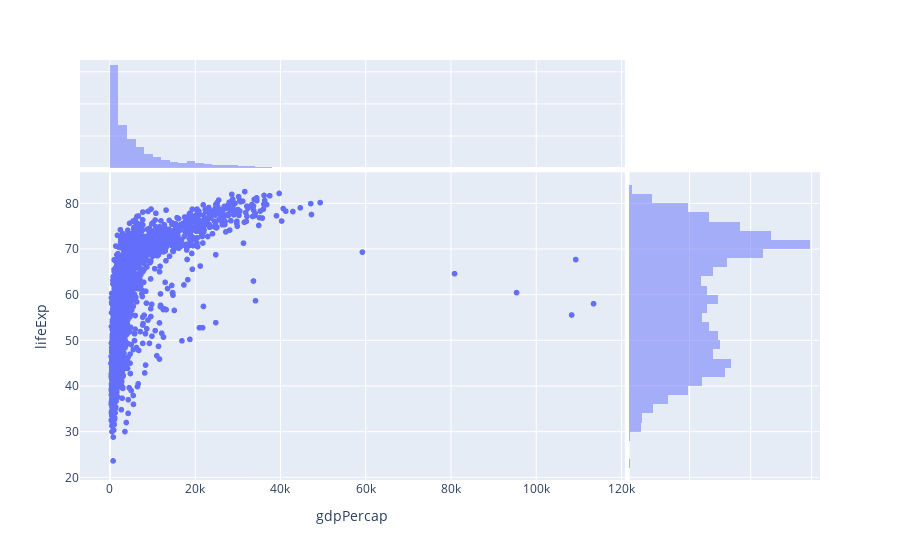

Here is the notebook cell this chart was saved with:
### Markdown cell above
[Back to top](#Index:) 

### Problem 11

#### Scatterplot of Life Expectancy vs. GDP including marginal histograms with `plotly`



Create a Scatterplot Life Expectancy vs. GDP including marginals as histograms using `plotly`.

### Code cell
#plotly gdp v life exp marginal_x = "histogram" and y
fig = px.scatter(gapminder, y='lifeExp', x = 'gdpPercap', marginal_x="histogram", marginal_y="histogram" )
fig

### Figure 1 — Plotly figure (JSON) as saved in the notebook; plotly's stock layout.template omitted (floating-point values rounded to 4 significant figures; data arrays with more than 128 entries replaced by an {"elided": "..."} marker saying what was removed)
{"data": [{"hovertemplate": "gdpPercap=%{x}<br>lifeExp=%{y}<extra></extra>", "legendgroup": "", "marker": {"color": "#636efa", "symbol": "circle"}, "mode": "markers", "name": "", "showlegend": false, "type": "scattergl", "x": {"elided": "1704 float values"}, "xaxis": "x", "y": {"elided": "1704 float values"}, "yaxis": "y"}, {"alignmentgroup": "True", "bingroup": "x", "hovertemplate": "gdpPercap=%{x}<br>count=%{y}<extra></extra>", "legendgroup": "", "marker": {"color": "#636efa"}, "name": "", "offsetgroup": "", "opacity": 0.5, "showlegend": false, "type": "histogram", "x": {"elided": "1704 float values"}, "xaxis": "x3", "yaxis": "y3"}, {"alignmentgroup": "True", "bingroup": "y", "hovertemplate": "lifeExp=%{y}<br>count=%{x}<extra></extra>", "legendgroup": "", "marker": {"color": "#636efa"}, "name": "", "offsetgroup": "", "opacity": 0.5, "showlegend": false, "type": "histogram", "xaxis": "x2", "y": {"elided": "1704 float values"}, "yaxis": "y2"}], "layout": {"autosize": true, "barmode": "overlay", "legend": {"tracegroupgap": 0}, "margin": {"t": 60}, "xaxis": {"anchor": "y", "autorange": true, "domain": [0, 0.7363], "range": [-7056.0, 120800.0], "title": {"text": "gdpPercap"}, "type": "linear"}, "xaxis2": {"anchor": "y2", "autorange": true, "domain": [0.7413, 1], "matches": "x2", "range": [0, 156.8], "showgrid": true, "showline": false, "showticklabels": false, "ticks": ""}, "xaxis3": {"anchor": "y3", "autorange": true, "domain": [0, 0.7363], "matches": "x", "range": [-7056.0, 120800.0], "showgrid": true, "showticklabels": false, "type": "linear"}, "xaxis4": {"anchor": "y4", "domain": [0.7413, 1], "matches": "x2", "showgrid": true, "showline": false, "showticklabels": false, "ticks": ""}, "yaxis": {"anchor": "x", "autorange": true, "domain": [0, 0.7326], "range": [18.53, 87.67], "title": {"text": "lifeExp"}, "type": "linear"}, "yaxis2": {"anchor": "x2", "autorange": true, "domain": [0, 0.7326], "matches": "y", "range": [18.53, 87.67], "showgrid": true, "showticklabels": false, "type": "linear"}, "yaxis3": {"anchor": "x3", "autorange": true, "domain": [0.7426, 1], "matches": "y3", "range": [0, 673.7], "showgrid": true, "showline": false, "showticklabels": false, "ticks": ""}, "yaxis4": {"anchor": "x4", "domain": [0.7426, 1], "matches": "y3", "showgrid": true, "showline": false, "showticklabels": false, "ticks": ""}}}
